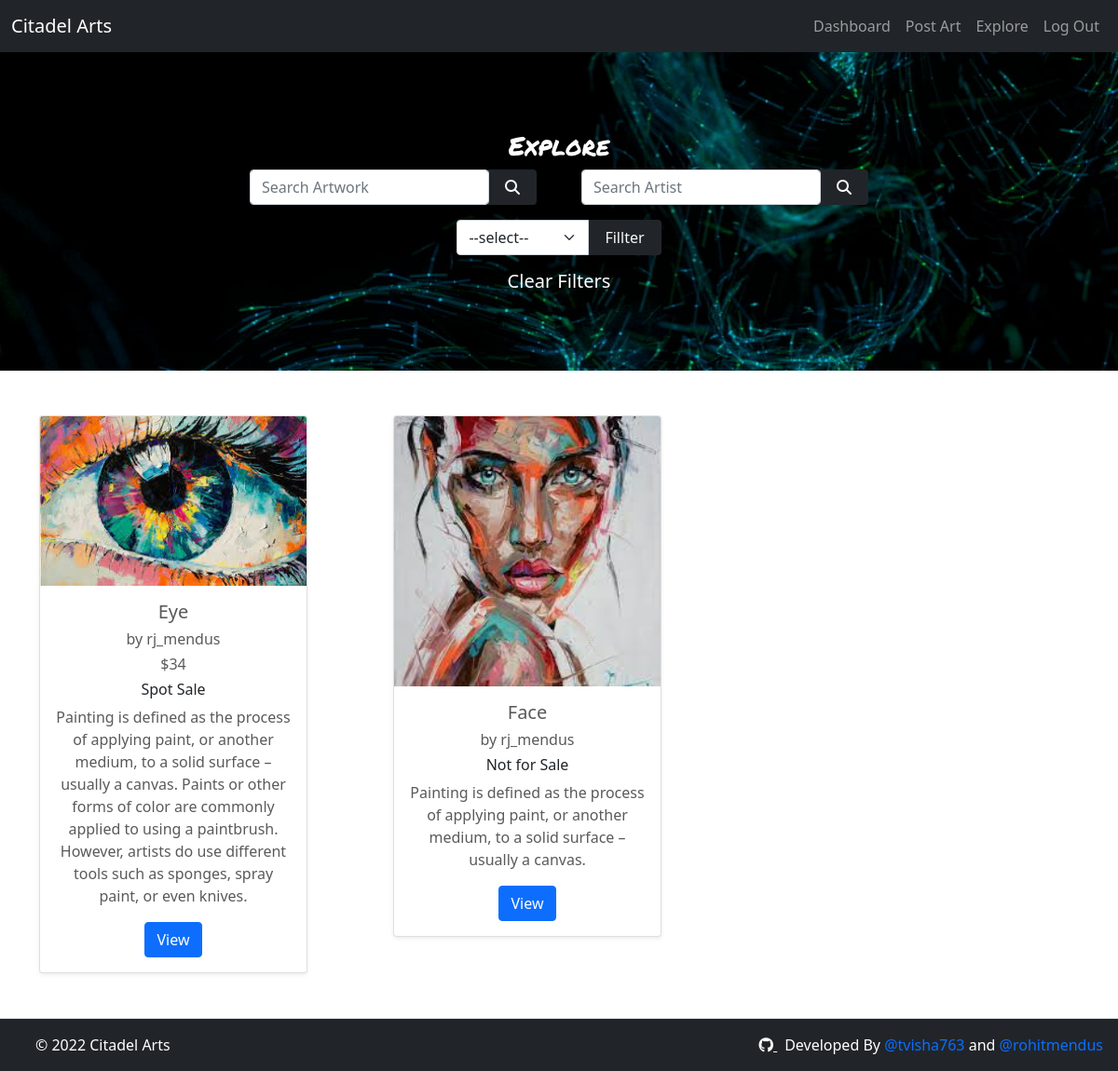
Screenshot of /explore/ (signed in) with the database file from the repository.
### art/models.py (models this page shows, shortened)
class Post(models.Model):
    SALE_CHOICES = [
        (1, 'Auction'),
        (2, 'Spot Sale'),
        (3, 'Not for Sale')
    ]
    artist = models.ForeignKey(User, on_delete=models.CASCADE, related_name="posts")
    title = models.CharField(max_length=100, unique=True)
    image = models.ImageField(upload_to="art")
    description = models.CharField(max_length=500, blank=True)
    sale_type = models.IntegerField(default=3, choices=SALE_CHOICES)
    date_posted = models.DateTimeField(auto_now_add=True)
    price = models.IntegerField(blank=True, null=True)
    auction = models.JSONField(blank=True, null=True)

class User(models.Model):
    username = models.CharField(max_length=30, unique=True)
    email = models.CharField(max_length=30)
    phone = models.CharField(max_length=10, default='')
    password = models.CharField(max_length=1000)
    created_at = models.DateTimeField(default=timezone.now)
    updated_at = models.DateTimeField(default=timezone.now)
    salt = models.CharField(max_length=1023)
    def __str__(self):
        return '%s - %s' % (self.username, self.email)

### art/views.py (the view)
# urls.py: path('explore/', views.explore, name='explore'),
def explore(request):
    if not request.session.get('logged_in'):
        return redirect('/login')
    if request.method == "GET":
        user = User.objects.get(username=request.session["username"])
        info = Post.objects.exclude(artist=user)
        context = {'details': info}
        return render(request, 'explore.html', context)

### art/templates/explore.html (shortened to what this page needs)
{% extends 'main.html' %}
{% block content %}
<div class="p-5 mb-5" id="explore-jumbotron">
  <div class="d-flex flex-column h-100 justify-content-center align-items-center">
    <h3 class="mt-3">Explore</h3>
    <div class="d-flex justify-content-center">
      <form class="w-50 mx-4" method="GET" action="{% url 'artSearch' %}">
        <div class="input-group rounded">
          <input type="search" name="artSearch" class="form-control rounded" placeholder="Search Artwork" aria-label="Search" aria-describedby="search-addon" />
          <span class="input-group-text bg-dark text-light border-0" id="search-addon">
            <button type="submit" class="bg-dark text-light border-0"><i class="fas fa-search"></i></button>
          </span>
        </div>
      </form>
      <form class="w-50 mx-4" method="GET" action="{% url 'artistSearch' %}">
        <div class="input-group rounded">
          <input type="search" name="artistSearch" class="form-control rounded" placeholder="Search Artist" aria-label="Search" aria-describedby="search-addon" />
          <span class="input-group-text bg-dark text-light border-0" id="search-addon">
            <button type="submit" class="bg-dark text-light border-0"><i class="fas fa-search"></i></button>
          </span>
        </div>
      </form>
    </div>
    <div class="d-flex mt-3 justify-content-center align-items-center">
      <form class="w-100" method="GET" action="{% url 'typeSearch' %}">
        <div class="input-group rounded">
          <select class="form-select" name="typeSearch">
            <option value="0">--select--</option>
          </select>
          <span class="input-group-text bg-dark text-light border-0" id="search-addon">
            <button type="submit" class="bg-dark text-light border-0">Fillter</button>
          </span>
        </div>
      </form>
    </div>
    <div class="mt-3">
      <h5 ><a href="{% url 'explore' %}" class="text-decoration-none text-white">Clear Filters</a></h5>
    </div>
  </div>
</div>
<div class="container">
  <div class="row">
    {% for detail in details %}
    <div class="col-lg-4 col-md-6 col-12 mb-5">
      <div class="card shadow-sm" style="width: 18rem;">
        <img src="{{ detail.image.url }}" class="card-img-top" alt="...">
        <div class="card-body text-center">
          <h5 class="card-title">{{ detail.title|title }}
            <h6>by {{ detail.artist.username }}</h6>
            <h6>
                {% if detail.sale_type == 1 %}
                $
                {% if detail.auction.latest_bid != None %}
                {{ detail.auction_latest_bid }}
                {% else %}
                {{ detail.price }}
                {% endif %}
                {% elif detail.sale_type == 2 %}
                ${{ detail.price }}
                {% endif %}
            </h6>
            <h6 class="text-dark">
            {% if detail.sale_type == 1 %}
              Auction
            {% elif detail.sale_type == 2 %}
              Spot Sale
            {% elif detail.sale_type == 3 %}
              Not for Sale
            {% endif %}
            </h6>
          </h5>
          <p class="card-text">{{ detail.description }}</p>
          <a href="{% url 'show_art' detail.id %}" class="btn btn-primary">View</a>
        </div>
      </div>
    </div>
    {% endfor %}
  </div>
</div>
{% endblock %}

### static/styles/main.css (style rules this page uses)
body { padding-top: 3rem; color: #5a5a5a; }
#explore-jumbotron { height: 350px; background-image: url('../images/cover-explore.jpg'); background-repeat: no-repeat; background-attachment: fixed; background-size: cover; color: white; }
#explore-jumbotron h3 { font-family: 'Permanent Marker', cursive; }

### rows the page displays
Post: image (picture), title "Eye", artist.username "rj_mendus", price "34", sale_type "Spot Sale", description "Painting is defined as the process of applying paint, or another medium, to a solid surface – usually a canvas. Paints or other forms of color are commonly applied to using a paintbrush. However, artists do use different tools such as sponges, spray paint, or even knives."
Post: image (picture), title "Face", artist.username "rj_mendus", sale_type "Not for Sale", description "Painting is defined as the process of applying paint, or another medium, to a solid surface – usually a canvas."
